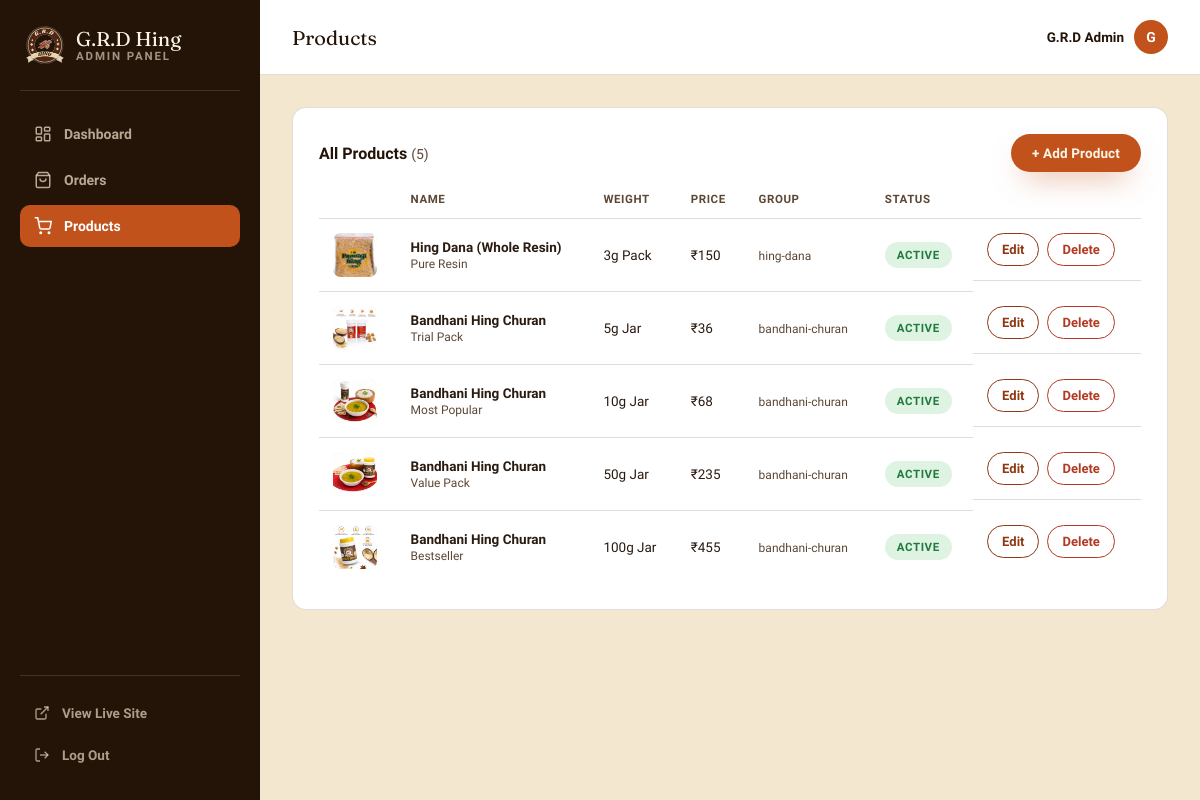
Page /admin/products.php (signed in) on the committed database.
### tables this page shows
CREATE TABLE IF NOT EXISTS products (
    id             INT AUTO_INCREMENT PRIMARY KEY,
    slug           VARCHAR(191) NOT NULL UNIQUE,
    product_group  VARCHAR(100) NOT NULL,
    name           VARCHAR(191) NOT NULL,
    tagline        VARCHAR(255) NOT NULL DEFAULT '',
    description    TEXT NOT NULL,
    price          DECIMAL(10,2) NOT NULL,
    mrp            DECIMAL(10,2) NOT NULL,
    weight         VARCHAR(100) NOT NULL,
    badge          VARCHAR(100) NOT NULL DEFAULT '',
    image          VARCHAR(255) NOT NULL,
    jar_color      VARCHAR(20)  NOT NULL DEFAULT '#4A2C1D',
    ingredients    TEXT NOT NULL,    
    is_active      TINYINT(1) NOT NULL DEFAULT 1,
    created_at     TIMESTAMP NOT NULL DEFAULT CURRENT_TIMESTAMP,
    updated_at     TIMESTAMP NOT NULL DEFAULT CURRENT_TIMESTAMP ON UPDATE CURRENT_TIMESTAMP
);

### includes/db.php (called while the page is built, shortened)
<?php
function grd_db() {
    static $pdo = null;
    if ($pdo === null) {
        try {
            $pdo = new PDO(
                'mysql:host=' . DB_HOST . ';dbname=' . DB_NAME . ';charset=utf8mb4',
                DB_USER,
                DB_PASS,
                [
                    PDO::ATTR_ERRMODE            => PDO::ERRMODE_EXCEPTION,
                    PDO::ATTR_DEFAULT_FETCH_MODE => PDO::FETCH_ASSOC,
                    PDO::ATTR_EMULATE_PREPARES   => false,
                ]
            );
        } catch (PDOException $e) {
            http_response_code(500);
            die('Database connection failed. Check includes/db.php credentials and that MySQL is running.');
        }
    }
    return $pdo;
}

### admin/includes/auth.php (called while the page is built, shortened)
<?php
require_once __DIR__ . '/../../includes/db.php';
function grd_admin_current_admin() {
    static $cached = null;
    if ($cached !== null) return $cached;
    $stmt = grd_db()->prepare("SELECT id, name, email, created_at FROM admin_users WHERE id = ?");
    $stmt->execute([$_SESSION['admin_id']]);
    $cached = $stmt->fetch() ?: null;
    return $cached;
}
function grd_admin_require_login() {
    if (!grd_admin_current_admin()) {
        grd_admin_auth_start();
        $_SESSION['admin_redirect_to'] = basename($_SERVER['SCRIPT_NAME']);
        header('Location: login.php');
        exit;
    }
}

### includes/product-data.php (called while the page is built, shortened)
<?php
require_once __DIR__ . '/db.php';
function grd_row_to_product($row) {
    return [
        'id'          => (int)$row['id'],
        'slug'        => $row['slug'],
        'group'       => $row['product_group'],
        'name'        => $row['name'],
        'tagline'     => $row['tagline'],
        'description' => $row['description'],
        'price'       => (float)$row['price'],
        'mrp'         => (float)$row['mrp'],
        'weight'      => $row['weight'],
        'badge'       => $row['badge'],
        'photo'       => true,
        'image'       => $row['image'],
        'jar_color'   => $row['jar_color'],
        'ingredients' => json_decode($row['ingredients'], true) ?: [],
        'is_active'   => (bool)($row['is_active'] ?? 1),
    ];
}
function grd_admin_get_all_products() {
    $stmt = grd_db()->query("SELECT * FROM products ORDER BY id DESC");
    return array_map('grd_row_to_product', $stmt->fetchAll());
}

### admin/products.php (the view, shortened to what this page needs)
<?php
require_once __DIR__ . '/includes/auth.php';
require_once __DIR__ . '/../includes/product-data.php';
grd_admin_require_login();
$products = grd_admin_get_all_products();
$admin_active = 'products';
require __DIR__ . '/includes/layout-head.php';
?>
<div class="admin-card">
  <div class="admin-card-head">
    <h3>All Products <span class="admin-count">(<?php echo count($products); ?>)</span></h3>
    <a href="product-form.php" class="btn btn-primary btn-sm">+ Add Product</a>
  </div>
  <?php if (empty($products)): ?>
    <p class="admin-empty">No products yet — add your first one.</p>
  <?php else: ?>
  <div class="table-wrap">
    <table class="data-table">
      <thead>
        <tr>
          <th></th>
          <th>Name</th>
          <th>Weight</th>
          <th>Price</th>
          <th>Group</th>
          <th>Status</th>
          <th></th>
        </tr>
      </thead>
      <tbody>
        <?php foreach ($products as $p): ?>
        <tr>
          <td><div class="table-thumb"><img src="../<?php echo htmlspecialchars($p['image']); ?>" alt=""></div></td>
          <td><b><?php echo htmlspecialchars($p['name']); ?></b><br><span class="table-sub"><?php echo htmlspecialchars($p['badge']); ?></span></td>
          <td><?php echo htmlspecialchars($p['weight']); ?></td>
          <td>₹<?php echo number_format($p['price'], 0); ?></td>
          <td><span class="table-sub"><?php echo htmlspecialchars($p['group']); ?></span></td>
          <td>
            <?php if ($p['is_active'] ?? true): ?>
              <span class="status-badge status-delivered">Active</span>
            <?php else: ?>
              <span class="status-badge status-cancelled">Hidden</span>
            <?php endif; ?>
          </td>
          <td class="table-actions">
            <a href="product-form.php?id=<?php echo (int)$p['id']; ?>" class="btn-mini-link">Edit</a>
            <form method="post" action="product-delete.php" onsubmit="return confirm('Delete this product? This cannot be undone.');" style="display:inline;">
              <button type="submit" class="btn-mini-link btn-mini-danger">Delete</button>
            </form>
          </td>
        </tr>
        <?php endforeach; ?>
      </tbody>
    </table>
  </div>
  <?php endif; ?>
</div>
<?php require __DIR__ . '/includes/layout-foot.php'; ?>

### admin/includes/layout-head.php (shortened to what this page needs)
<?php
require_once __DIR__ . '/auth.php';
$grd_admin = grd_admin_current_admin();
if (!isset($admin_heading)) {
    $headings = ['dashboard' => 'Dashboard', 'orders' => 'Orders', 'products' => 'Products'];
    $admin_heading = $headings[$admin_active] ?? 'Admin';
}
?>
<!DOCTYPE html>
<html lang="en">
<head>
<link rel="stylesheet" href="../css/style.css">
</head>
<body class="admin-body">
<div class="admin-shell">
  <aside class="admin-sidebar" id="adminSidebar">
    <a href="index.php" class="admin-brand">
      <img src="../images/logo.png" alt="G.R.D Hing emblem">
      <div class="brand-text">
        <div class="brand-name" style="color:var(--parchment-lt);">G.R.D Hing</div>
        <div class="brand-sub">Admin Panel</div>
      </div>
    </a>
    <nav class="admin-nav" aria-label="Admin">
      <a href="index.php" class="<?php echo $admin_active === 'dashboard' ? 'active' : ''; ?>">
        <svg viewBox="0 0 24 24" fill="none" stroke="currentColor" stroke-width="2"><rect x="3" y="3" width="7" height="9" rx="1"/><rect x="14" y="3" width="7" height="5" rx="1"/><rect x="14" y="12" width="7" height="9" rx="1"/><rect x="3" y="16" width="7" height="5" rx="1"/></svg>
        Dashboard
      </a>
      <a href="orders.php" class="<?php echo $admin_active === 'orders' ? 'active' : ''; ?>">
        <svg viewBox="0 0 24 24" fill="none" stroke="currentColor" stroke-width="2"><path d="M6 2 3 6v14a2 2 0 0 0 2 2h14a2 2 0 0 0 2-2V6l-3-4Z"/><path d="M3 6h18"/><path d="M16 10a4 4 0 0 1-8 0"/></svg>
        Orders
      </a>
      <a href="products.php" class="<?php echo $admin_active === 'products' ? 'active' : ''; ?>">
        <svg viewBox="0 0 24 24" fill="none" stroke="currentColor" stroke-width="2"><circle cx="9" cy="21" r="1"/><circle cx="20" cy="21" r="1"/><path d="M1 1h4l2.68 13.39a2 2 0 0 0 2 1.61h9.72a2 2 0 0 0 2-1.61L23 6H6"/></svg>
        Products
      </a>
    </nav>
    <div class="admin-sidebar-foot">
      <a href="../index.php" target="_blank" class="admin-view-site">
        <svg viewBox="0 0 24 24" fill="none" stroke="currentColor" stroke-width="2"><path d="M18 13v6a2 2 0 0 1-2 2H5a2 2 0 0 1-2-2V8a2 2 0 0 1 2-2h6"/><path d="M15 3h6v6"/><path d="M10 14 21 3"/></svg>
        View Live Site
      </a>
      <a href="logout.php" class="admin-view-site">
        <svg viewBox="0 0 24 24" fill="none" stroke="currentColor" stroke-width="2"><path d="M9 21H5a2 2 0 0 1-2-2V5a2 2 0 0 1 2-2h4"/><polyline points="16 17 21 12 16 7"/><line x1="21" y1="12" x2="9" y2="12"/></svg>
        Log Out
      </a>
    </div>
  </aside>
  <div class="admin-main">
    <header class="admin-topbar">
      <h1><?php echo htmlspecialchars($admin_heading); ?></h1>
      <div class="admin-topbar-user">
        <span><?php echo htmlspecialchars($grd_admin['name'] ?? 'Admin'); ?></span>
        <div class="admin-avatar"><?php echo strtoupper(substr($grd_admin['name'] ?? 'A', 0, 1)); ?></div>
      </div>
    </header>
    <main class="admin-content">

### admin/includes/layout-foot.php (shortened to what this page needs)
    </main>
  </div>
</div>
</body>
</html>

### rows in the picture
products: image (picture), name "Hing Dana (Whole Resin)", badge "Pure Resin", weight "3g Pack", price "150", product_group "hing-dana", is_active "ACTIVE"
products: image (picture), name "Bandhani Hing Churan", badge "Trial Pack", weight "5g Jar", price "36", product_group "bandhani-churan", is_active "ACTIVE"
products: image (picture), name "Bandhani Hing Churan", badge "Most Popular", weight "10g Jar", price "68", product_group "bandhani-churan", is_active "ACTIVE"
products: image (picture), name "Bandhani Hing Churan", badge "Value Pack", weight "50g Jar", price "235", product_group "bandhani-churan", is_active "ACTIVE"
products: image (picture), name "Bandhani Hing Churan", badge "Bestseller", weight "100g Jar", price "455", product_group "bandhani-churan", is_active "ACTIVE"

### other values in the picture
$admin_heading "Products"
$grd_admin['name'] "G.R.D Admin"
substr($grd_admin['name'] ?? 'A', 0, 1) "G"
count($products) "5"
